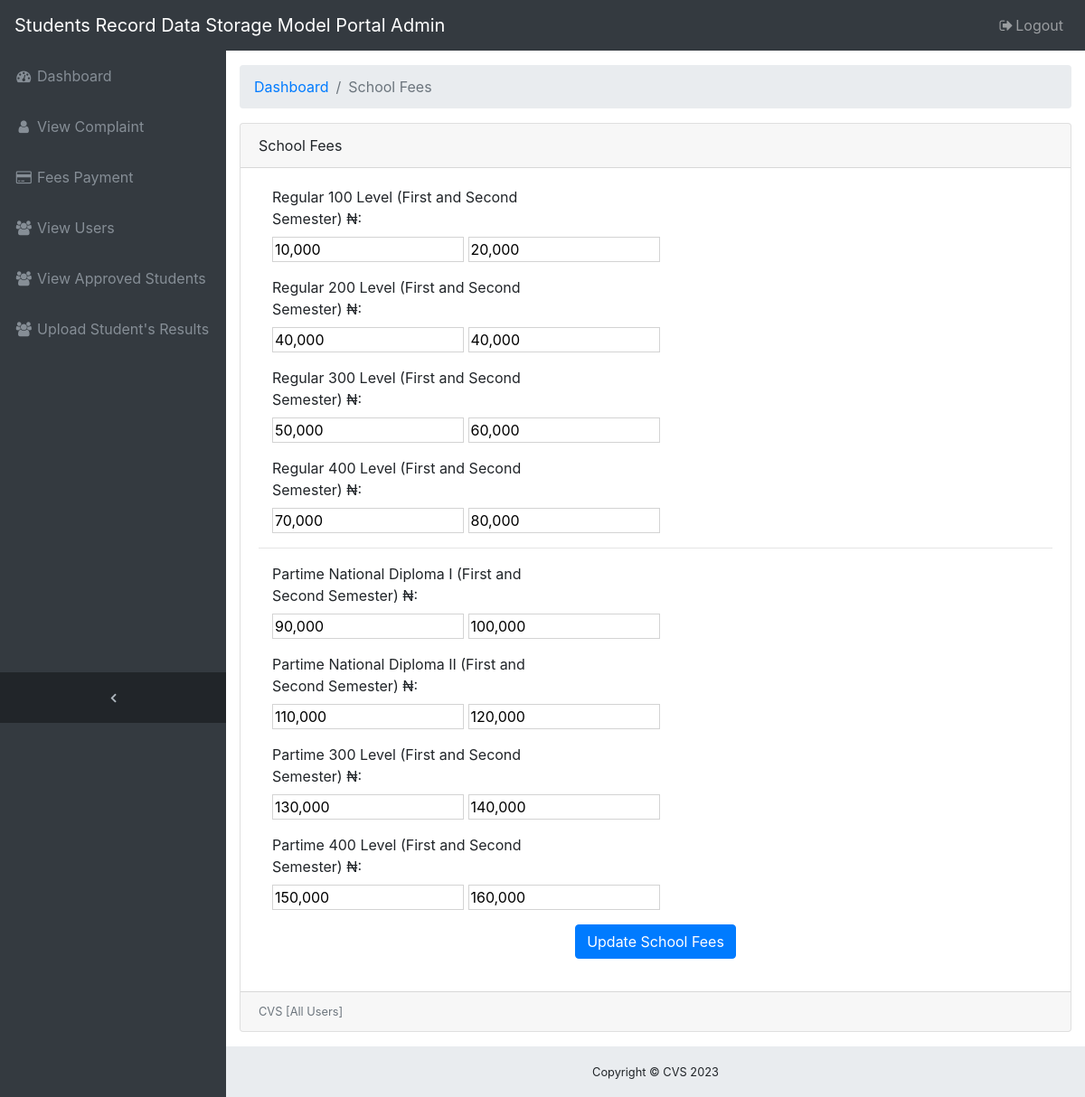
The app's page /admin/schoolfeespanel.php (signed in) with its own data.
### tables this page shows
CREATE TABLE IF NOT EXISTS `schoolfees` (
  `id` int(30) NOT NULL AUTO_INCREMENT,
  `rnd1f` varchar(30) NOT NULL,
  `rnd1s` varchar(30) NOT NULL,
  `rnd2f` varchar(30) NOT NULL,
  `rnd2s` varchar(30) NOT NULL,
  `rhnd1f` varchar(30) NOT NULL,
  `rhnd1s` varchar(30) NOT NULL,
  `rhnd2f` varchar(30) NOT NULL,
  `rhnd2s` varchar(30) NOT NULL,
  `pnd1f` varchar(30) NOT NULL,
  `pnd1s` varchar(30) NOT NULL,
  `pnd2f` varchar(30) NOT NULL,
  `pnd2s` varchar(30) NOT NULL,
  `phnd1f` varchar(30) NOT NULL,
  `phnd1s` varchar(30) NOT NULL,
  `phnd2f` varchar(30) NOT NULL,
  `phnd2s` varchar(30) NOT NULL,
  PRIMARY KEY (`id`)
);

### admin/schoolfeespanel.php (the view, shortened to what this page needs)
<?php
require_once('db.php');
?>
<!DOCTYPE html>
<html lang="en">
<?php
include_once('head.php');
?>
  <div class="content-wrapper">
    <div class="container-fluid">
      <ol class="breadcrumb">
        <li class="breadcrumb-item">
          <a href="#">Dashboard</a>
        </li>
        <li class="breadcrumb-item active">School Fees</li>
      </ol>
      <div class="card mb-3">
        <div class="card-header">
           School Fees</div>
        <div class="card-body">
          <div class="table-responsive">
          <form method="POST" action="" class="form-horizontal" role="form">
		  <?php
		  $videosqlroll121 = "Select * from schoolfees where id = 1";
				$videoresultroll121=mysqli_query($conn, $videosqlroll121);
				while($videorollphoto=mysqli_fetch_array($videoresultroll121)){
				echo'
				<div class="form-group">
				<label class="control-label col-sm-5" for="email">Regular 100 Level (First and Second Semester) &#8358;:</label>
				<div class="col-sm-12">
				<input type="text" required="required" name="rnd1f" id="email" placeholder="1st Semester Fees" style="width:25%;border:1px solid #d3d3d3;" value="'.$videorollphoto['rnd1f'].'"> <input type="text" required="required" id="email" placeholder="2nd Semester Fees" name="rnd1s" style="width:25%;border:1px solid #d3d3d3;" value="'.$videorollphoto['rnd1s'].'">
				</div>
				</div>
				<div class="form-group">
				<label class="control-label col-sm-5" for="email">Regular 200 Level (First and Second Semester) &#8358;:</label>
				<div class="col-sm-12">
				<input type="text" required="required" id="email" name="rnd2f" placeholder="1st Semester Fees" style="width:25%;border:1px solid #d3d3d3;" value="'.$videorollphoto['rnd2s'].'"> <input type="text" required="required" id="email" placeholder="2nd Semester Fees" name="rnd2s" style="width:25%;border:1px solid #d3d3d3;" value="'.$videorollphoto['rnd2s'].'">
				</div>
				</div>
				<div class="form-group">
				<label class="control-label col-sm-5" for="email">Regular 300 Level (First and Second Semester) &#8358;:</label>
				<div class="col-sm-12">
				<input type="text" required="required" id="email" name="rhnd1f" placeholder="1st Semester Fees" style="width:25%;border:1px solid #d3d3d3;" value="'.$videorollphoto['rhnd1f'].'"> <input type="text" required="required" id="email" name="rhnd1s" placeholder="2nd Semester Fees" style="width:25%;border:1px solid #d3d3d3;" value="'.$videorollphoto['rhnd1s'].'">
				</div>
				</div>
				<div class="form-group">
				<label class="control-label col-sm-5" for="email">Regular 400 Level (First and Second Semester) &#8358;:</label>
				<div class="col-sm-12">
				<input type="text" required="required" id="email" name="rhnd2f" placeholder="1st Semester Fees" style="width:25%;border:1px solid #d3d3d3;" value="'.$videorollphoto['rhnd2f'].'"> <input type="text" required="required" id="email" placeholder="2nd Semester Fees" name="rhnd2s" style="width:25%;border:1px solid #d3d3d3;" value="'.$videorollphoto['rhnd2s'].'">
				</div>
				</div>
				<hr/>
					<div class="form-group">
				<label class="control-label col-sm-5" for="email">Partime National Diploma I (First and Second Semester) &#8358;:</label>
				<div class="col-sm-12">
				<input type="text" required="required" name="pnd1f" id="email" placeholder="1st Semester Fees" style="width:25%;border:1px solid #d3d3d3;" value="'.$videorollphoto['pnd1f'].'"> <input type="text" required="required" id="email" placeholder="2nd Semester Fees" name="pnd1s" style="width:25%;border:1px solid #d3d3d3;" value="'.$videorollphoto['pnd1s'].'">
				</div>
				</div>
				<div class="form-group">
				<label class="control-label col-sm-5" for="email">Partime National Diploma II (First and Second Semester) &#8358;:</label>
				<div class="col-sm-12">
				<input type="text" required="required" id="email" name="pnd2f" placeholder="1st Semester Fees" style="width:25%;border:1px solid #d3d3d3;" value="'.$videorollphoto['pnd2f'].'"> <input type="text" required="required" id="email" placeholder="2nd Semester Fees" name="pnd2s" style="width:25%;border:1px solid #d3d3d3;" value="'.$videorollphoto['pnd2s'].'">
				</div>
				</div>
				<div class="form-group">
				<label class="control-label col-sm-5" for="email">Partime 300 Level (First and Second Semester) &#8358;:</label>
				<div class="col-sm-12">
				<input type="text" required="required" id="email" name="phnd1f" placeholder="1st Semester Fees" style="width:25%;border:1px solid #d3d3d3;" value="'.$videorollphoto['phnd1f'].'"> <input type="text" required="required" id="email" name="phnd1s" placeholder="2nd Semester Fees" style="width:25%;border:1px solid #d3d3d3;" value="'.$videorollphoto['phnd1s'].'">
				</div>
				</div>
				<div class="form-group">
				<label class="control-label col-sm-5" for="email">Partime 400 Level (First and Second Semester) &#8358;:</label>
				<div class="col-sm-12">
				<input type="text" required="required" id="email" name="phnd2f" placeholder="1st Semester Fees" style="width:25%;border:1px solid #d3d3d3;" value="'.$videorollphoto['phnd2f'].'"> <input type="text" required="required" id="email" placeholder="2nd Semester Fees" name="phnd2s" style="width:25%;border:1px solid #d3d3d3;" value="'.$videorollphoto['phnd2s'].'">
				</div>
				</div>
				';
				}
			?>
			<div class="form-group" style="text-align:center;"><button id="email" type="submit" name="schoolfees" class="btn btn-primary">Update School Fees</button></div>
            </form>
          </div>
        </div>
        <div class="card-footer small text-muted">CVS [All Users]</div>
      </div>
    </div>
    <footer class="sticky-footer">
      <div class="container">
        <div class="text-center">
          <small>Copyright &copy; CVS <?php echo date("Y"); ?></small>
        </div>
      </div>
    </footer>
  </div>
</body>
</html>

### admin/css/sb-admin.css (style rules this page uses)
html { position: relative; min-height: 100%; }
body { overflow-x: hidden; }
body.sticky-footer { margin-bottom: 56px; }
body.sticky-footer .content-wrapper { min-height: calc(100vh - 56px - 56px); }
body.fixed-nav { padding-top: 56px; }
.content-wrapper { min-height: calc(100vh - 56px); padding-top: 1rem; }
.content-wrapper { overflow-x: hidden; background: white; }
@media (min-width: 992px) { .content-wrapper { margin-left: 250px; } }
footer.sticky-footer { position: absolute; right: 0; bottom: 0; width: 100%; height: 56px; background-color: #e9ecef; line-height: 55px; }
@media (min-width: 992px) { footer.sticky-footer { width: calc(100% - 250px); } }

### records on screen
schoolfees: rnd1f "10,000", rnd1s "20,000", rnd2f "40,000", rnd2s "40,000", rhnd1f "50,000", rhnd1s "60,000", rhnd2f "70,000", rhnd2s "80,000", pnd1f "90,000", pnd1s "100,000", pnd2f "110,000", pnd2s "120,000", phnd1f "130,000", phnd1s "140,000", phnd2f "150,000", phnd2s "160,000"
